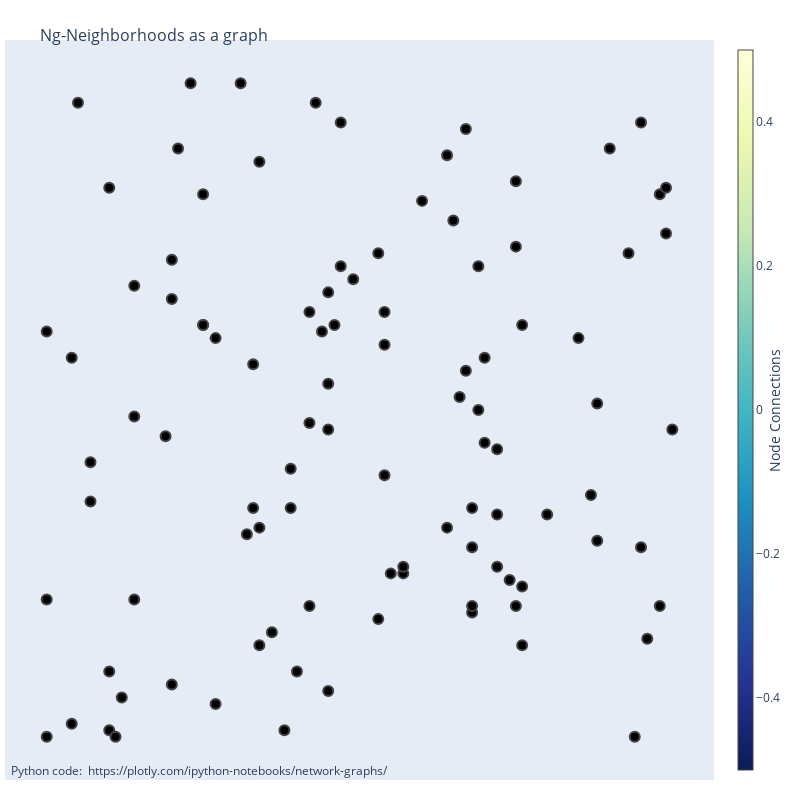

The code cell stored with this chart in its notebook:
### Markdown cell above
Short visuals

### Code cell
import plotly.graph_objects as go
import matplotlib.pyplot as plt
import networkx as nx
G = nx.Graph()
G.add_nodes_from([i for i in range(101)])
pos = instances[430]["nodes"]
node_x = [pos[i][0] for i in range(101)]
node_y = [pos[i][1] for i in range(101)]
node_trace = go.Scatter(
    x=node_x, y=node_y,
    mode='markers',
    hoverinfo='text',
    text=[str(i) for i in range(101)],
    marker=dict(
        showscale=True,
        # colorscale options
        #'Greys' | 'YlGnBu' | 'Greens' | 'YlOrRd' | 'Bluered' | 'RdBu' |
        #'Reds' | 'Blues' | 'Picnic' | 'Rainbow' | 'Portland' | 'Jet' |
        #'Hot' | 'Blackbody' | 'Earth' | 'Electric' | 'Viridis' |
        colorscale='YlGnBu',
        reversescale=True,
        color=[],
        size=10,
        colorbar=dict(
            thickness=15,
            title='Node Connections',
            xanchor='left',
            titleside='right'
        ),
        line_width=2))

fig = go.Figure(data=[node_trace],
             layout=go.Layout(
                title='<br>Ng-Neighborhoods as a graph',
                titlefont_size=16,
                showlegend=False,
                hovermode='closest',
                margin=dict(b=20,l=5,r=5,t=40),
                annotations=[ dict(
                    text="Python code: <a href='https://plotly.com/ipython-notebooks/network-graphs/'> https://plotly.com/ipython-notebooks/network-graphs/</a>",
                    showarrow=False,
                    xref="paper", yref="paper",
                    x=0.005, y=-0.002 ) ],
                xaxis=dict(showgrid=False, zeroline=False, showticklabels=False),
                yaxis=dict(showgrid=False, zeroline=False, showticklabels=False),
                height=800, width=800)
                
                )
fig.show()

### Figure 1 — Plotly figure (JSON) as saved in the notebook; plotly's stock layout.template omitted (floating-point values rounded to 4 significant figures)
{"data": [{"hoverinfo": "text", "marker": {"color": [], "colorbar": {"thickness": 15, "title": {"side": "right", "text": "Node Connections"}, "xanchor": "left"}, "colorscale": [[0, "rgb(255,255,217)"], [0.125, "rgb(237,248,177)"], [0.25, "rgb(199,233,180)"], [0.375, "rgb(127,205,187)"], [0.5, "rgb(65,182,196)"], [0.625, "rgb(29,145,192)"], [0.75, "rgb(34,94,168)"], [0.875, "rgb(37,52,148)"], [1, "rgb(8,29,88)"]], "line": {"width": 2}, "reversescale": true, "showscale": true, "size": 10}, "mode": "markers", "text": ["0", "1", "2", "3", "4", "5", "6", "7", "8", "9", "10", "11", "12", "13", "14", "15", "16", "17", "18", "19", "20", "21", "22", "23", "24", "25", "26", "27", "28", "29", "30", "31", "32", "33", "34", "35", "36", "37", "38", "39", "40", "41", "42", "43", "44", "45", "46", "47", "48", "49", "50", "51", "52", "53", "54", "55", "56", "57", "58", "59", "60", "61", "62", "63", "64", "65", "66", "67", "68", "69", "70", "71", "72", "73", "74", "75", "76", "77", "78", "79", "80", "81", "82", "83", "84", "85", "86", "87", "88", "89", "90", "91", "92", "93", "94", "95", "96", "97", "98", "99", "100"], "type": "scatter", "x": [0, 39, 10, 46, 4, 99, 68, 72, 33, 95, 90, 64, 76, 54, 47, 80, 98, 0, 39, 44, 21, 95, 98, 55, 25, 76, 69, 45, 10, 88, 57, 70, 49, 64, 53, 99, 14, 45, 4, 14, 68, 7, 54, 40, 27, 19, 54, 42, 88, 72, 75, 67, 34, 10, 20, 20, 76, 65, 75, 7, 57, 38, 60, 32, 45, 68, 0, 67, 96, 33, 68, 85, 47, 14, 20, 69, 31, 12, 27, 25, 93, 25, 74, 70, 94, 66, 23, 5, 100, 45, 34, 11, 53, 34, 43, 36, 75, 87, 72, 42, 42], "y": [0, 41, 84, 63, 2, 77, 35, 44, 57, 94, 90, 89, 14, 40, 94, 34, 20, 21, 35, 62, 90, 29, 83, 25, 83, 63, 72, 47, 10, 51, 25, 58, 70, 32, 74, 84, 69, 68, 58, 21, 19, 36, 65, 10, 61, 46, 60, 65, 30, 34, 75, 56, 32, 1, 67, 8, 23, 79, 85, 42, 26, 1, 82, 31, 54, 20, 62, 93, 15, 35, 29, 61, 72, 49, 73, 50, 100, 6, 5, 63, 74, 63, 24, 45, 0, 52, 100, 97, 47, 7, 88, 0, 18, 14, 97, 16, 20, 37, 26, 48, 20]}], "layout": {"annotations": [{"showarrow": false, "text": "Python code: <a href='https://plotly.com/ipython-notebooks/network-graphs/'> https://plotly.com/ipython-notebooks/network-graphs/</a>", "x": 0.005, "xref": "paper", "y": -0.002, "yref": "paper"}], "height": 800, "hovermode": "closest", "margin": {"b": 20, "l": 5, "r": 5, "t": 40}, "showlegend": false, "title": {"font": {"size": 16}, "text": "<br>Ng-Neighborhoods as a graph"}, "width": 800, "xaxis": {"showgrid": false, "showticklabels": false, "zeroline": false}, "yaxis": {"showgrid": false, "showticklabels": false, "zeroline": false}}}
